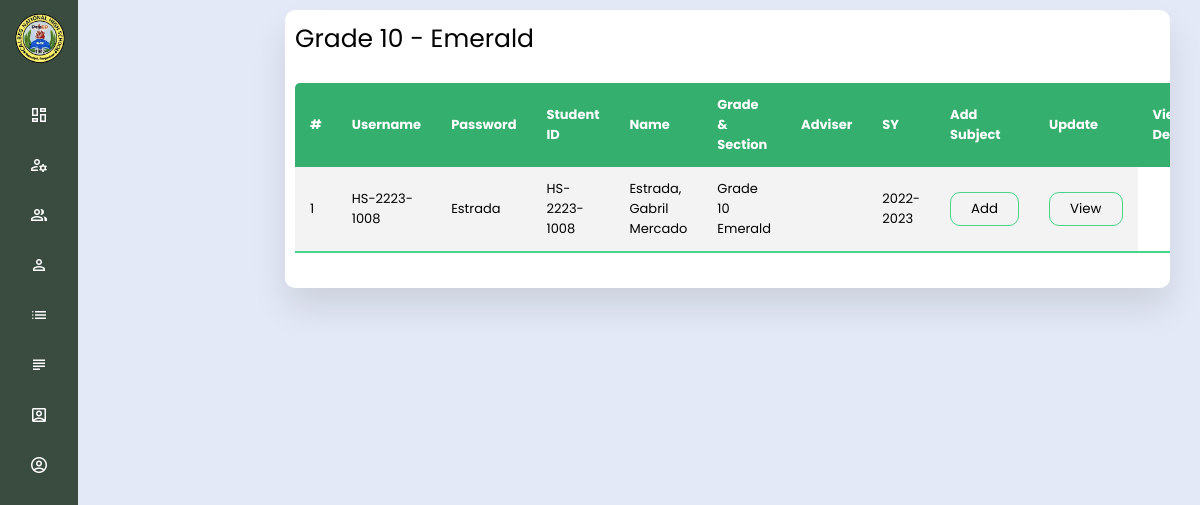
The page /superAdmin/g101.php on the database its author committed.
### tables this page shows
CREATE TABLE `tblstudent` (
  `id` int(11) NOT NULL,
  `user_name` varchar(20) NOT NULL,
  `password` varchar(20) NOT NULL,
  `studentid` varchar(20) NOT NULL,
  `name` varchar(20) NOT NULL,
  `mname` varchar(20) NOT NULL,
  `lname` varchar(20) NOT NULL,
  `extname` varchar(5) NOT NULL,
  `gender` varchar(10) NOT NULL,
  `cstatus` varchar(50) NOT NULL,
  `bday` varchar(20) NOT NULL,
  `age` varchar(50) NOT NULL,
  `nationality` varchar(50) NOT NULL,
  `religion` varchar(50) NOT NULL,
  `contact` varchar(20) NOT NULL,
  `address` varchar(50) NOT NULL,
  `email` varchar(50) NOT NULL,
  `sstatus` varchar(10) NOT NULL,
  `grade` varchar(25) NOT NULL,
  `adviser` varchar(50) NOT NULL,
  `sy` varchar(15) NOT NULL
);

### superAdmin/g101.php (the view, shortened to what this page needs)
<?php
  include "../includes/database.php";
?>
<!DOCTYPE html>
<html lang="en">
<head>
    <link rel="stylesheet" href="../assets/css/navContainer.css">
    <link rel="stylesheet" href="../assets/css/style2.css">
    <link rel="stylesheet" href="../assets/css/style3.css">
    <link rel="stylesheet" href="../assets/css/swiper-bundle.min.css" />
</head>
<body>
  <?php include 'includes/sideMenu.php';?>
  <section class="home">
  <section class="historyLog">
    <div class="history-list">
    <span class="allTeacher">Grade 10 - Emerald</span>
        <table class="table">
            <thead>
                <thead>
                    <tr>
                        <th>#</th>
                        <th>Username</th>
                        <th>Password</th>
                        <th>Student ID</th>
                        <th>Name</th>
                        <th>Grade & Section</th>
                        <th>Adviser</th>
                        <th>SY</th>
                        <th>Add Subject</th>
                        <th>Update</th>
                        <th>View Details</th>
                    </tr>
                </thead>
                <tbody>
                    <?php
                        $ret=mysqli_query($conn,"SELECT * from tblstudent where grade = 'Grade 10 Emerald'");
                        $cnt=1;
                        while ($row=mysqli_fetch_array($ret)) {
                    ?>
                    <tr>
                    <td data-label="#"><?php echo $cnt;?></td>
                        <td data-label="Username"><?php  echo $row['user_name'];?></td>
                        <td data-label="Email"><?php  echo $row['password'];?></td>
                        <td data-label="Student ID"><?php  echo $row['studentid'];?></td>
                        <td data-label="Name" class=""><?php  echo $row['lname'],', '; echo $row['name'],' ';echo $row['mname']?></td>
                        <td data-label="Title"><?php  echo $row['grade'];?></td>
                        <td data-label="Adviser"><?php  echo $row['adviser'];?></td>
                        <td data-label="SY"><?php  echo $row['sy'];?></td>
                        <form action="../superAdmin/subjs.php" method="POST">
                            <td data-label="Add Subject"><button type="submit" name="view" >Add</button></td>
                        </form>
                        <form action="../superAdmin/updatestudent.php" method="POST">
                            <td data-label="View Details"><button type="submit" name="view" >View</button></td>
                        </form>
                    </tr>
                    <?php
                    $cnt=$cnt+1;
                    }?>
            </tbody>
        </table>
    </div>
</section>
  </section>
</body>
</html>

### assets/css/navContainer.css (style rules this page uses)
* { margin: 0; padding: 0; box-sizing: border-box; font-family: 'Poppins', sans-serif; }
body { background: #E4E9F7; }
.allTeacher { font-size: 25px; }

### assets/css/style2.css (style rules this page uses)
.home { position: absolute; top: 0; top: 0; left: 250px; height: 100%; padding-left: 5px; width: calc(100% - 250px); background-color: var(--body-color); transition: var(--tran-05); }

### assets/css/style3.css (style rules this page uses)
.historyLog { padding: 0 30px; }
.history-list { width: 100%; padding: 10px; margin-top: 10px; background: #fff; border-radius: 10px; overflow-x: auto; box-shadow: 0 20px 35px rgba(0, 0, 0, 0.1); }
.table { border-collapse: collapse; margin: 25px 0; font-size: 15px; min-width: 100%; overflow: hidden; border-radius: 5px 5px 0 0; }
table thead tr { color: #fff; background: #34AF6D; text-align: left; font-weight: bold; font-size: small; width: 100%; }
.table th, .table td { padding: 12px 15px; }
.table tbody tr { border-bottom: 1px solid #ddd; font-size: small; }
.table tbody tr:nth-of-type(odd) { background: #f3f3f3; }
.table tbody tr:last-of-type { border-bottom: 2px solid #4AD489; }
.table button { padding: 6px 20px; border-radius: 10px; cursor: pointer; background: transparent; border: 1px solid #4AD489; }

### rows shown on the page
tblstudent: user_name "HS-2223-1008", password "Estrada", studentid "HS-2223-1008", lname "Estrada", name "Gabril", mname "Mercado", grade "Grade 10 Emerald", sy "2022-2023"
